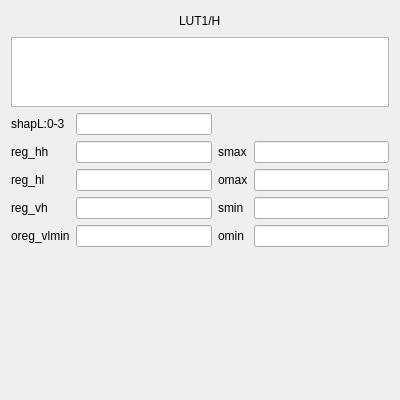
<?xml version="1.0" encoding="UTF-8"?>
<ui version="4.0">
 <class>ASFWidget</class>
 <widget class="QWidget" name="ASFWidget">
  <property name="geometry">
   <rect>
    <x>0</x>
    <y>0</y>
    <width>400</width>
    <height>400</height>
   </rect>
  </property>
  <property name="minimumSize">
   <size>
    <width>400</width>
    <height>400</height>
   </size>
  </property>
  <property name="maximumSize">
   <size>
    <width>400</width>
    <height>400</height>
   </size>
  </property>
  <property name="windowTitle">
   <string>Form</string>
  </property>
  <layout class="QVBoxLayout" name="verticalLayout">
   <item>
    <layout class="QHBoxLayout" name="horizontalLayout">
     <item>
      <spacer name="horizontalSpacer">
       <property name="orientation">
        <enum>Qt::Horizontal</enum>
       </property>
       <property name="sizeHint" stdset="0">
        <size>
         <width>40</width>
         <height>20</height>
        </size>
       </property>
      </spacer>
     </item>
     <item>
      <widget class="QLabel" name="label">
       <property name="text">
        <string>LUT1/H</string>
       </property>
      </widget>
     </item>
     <item>
      <spacer name="horizontalSpacer_2">
       <property name="orientation">
        <enum>Qt::Horizontal</enum>
       </property>
       <property name="sizeHint" stdset="0">
        <size>
         <width>40</width>
         <height>20</height>
        </size>
       </property>
      </spacer>
     </item>
    </layout>
   </item>
   <item>
    <widget class="QTextBrowser" name="textBrowser">
     <property name="minimumSize">
      <size>
       <width>0</width>
       <height>70</height>
      </size>
     </property>
     <property name="maximumSize">
      <size>
       <width>16777215</width>
       <height>70</height>
      </size>
     </property>
    </widget>
   </item>
   <item>
    <layout class="QGridLayout" name="gridLayout">
     <item row="0" column="0">
      <widget class="QLabel" name="label_2">
       <property name="text">
        <string>shapL:0-3</string>
       </property>
      </widget>
     </item>
     <item row="0" column="1">
      <widget class="QLineEdit" name="lineEdit_1"/>
     </item>
     <item row="1" column="0">
      <widget class="QLabel" name="label_3">
       <property name="text">
        <string>reg_hh</string>
       </property>
      </widget>
     </item>
     <item row="1" column="1">
      <widget class="QLineEdit" name="lineEdit_2"/>
     </item>
     <item row="1" column="2">
      <widget class="QLabel" name="label_7">
       <property name="text">
        <string>smax</string>
       </property>
      </widget>
     </item>
     <item row="1" column="3">
      <widget class="QLineEdit" name="lineEdit_6">
       <property name="text">
        <string/>
       </property>
      </widget>
     </item>
     <item row="2" column="0">
      <widget class="QLabel" name="label_4">
       <property name="text">
        <string>reg_hl</string>
       </property>
      </widget>
     </item>
     <item row="2" column="1">
      <widget class="QLineEdit" name="lineEdit_3">
       <property name="text">
        <string/>
       </property>
      </widget>
     </item>
     <item row="2" column="2">
      <widget class="QLabel" name="label_8">
       <property name="text">
        <string>omax</string>
       </property>
      </widget>
     </item>
     <item row="2" column="3">
      <widget class="QLineEdit" name="lineEdit_7">
       <property name="text">
        <string/>
       </property>
      </widget>
     </item>
     <item row="3" column="0">
      <widget class="QLabel" name="label_5">
       <property name="text">
        <string>reg_vh</string>
       </property>
      </widget>
     </item>
     <item row="3" column="1">
      <widget class="QLineEdit" name="lineEdit_4">
       <property name="text">
        <string/>
       </property>
      </widget>
     </item>
     <item row="3" column="2">
      <widget class="QLabel" name="label_9">
       <property name="text">
        <string>smin</string>
       </property>
      </widget>
     </item>
     <item row="3" column="3">
      <widget class="QLineEdit" name="lineEdit_8">
       <property name="text">
        <string/>
       </property>
      </widget>
     </item>
     <item row="4" column="0">
      <widget class="QLabel" name="label_6">
       <property name="text">
        <string>oreg_vlmin</string>
       </property>
      </widget>
     </item>
     <item row="4" column="1">
      <widget class="QLineEdit" name="lineEdit_5">
       <property name="text">
        <string/>
       </property>
      </widget>
     </item>
     <item row="4" column="2">
      <widget class="QLabel" name="label_10">
       <property name="text">
        <string>omin</string>
       </property>
      </widget>
     </item>
     <item row="4" column="3">
      <widget class="QLineEdit" name="lineEdit_9">
       <property name="text">
        <string/>
       </property>
      </widget>
     </item>
    </layout>
   </item>
   <item>
    <spacer name="verticalSpacer">
     <property name="orientation">
      <enum>Qt::Vertical</enum>
     </property>
     <property name="sizeHint" stdset="0">
      <size>
       <width>0</width>
       <height>0</height>
      </size>
     </property>
    </spacer>
   </item>
  </layout>
 </widget>
 <resources/>
 <connections/>
</ui>
